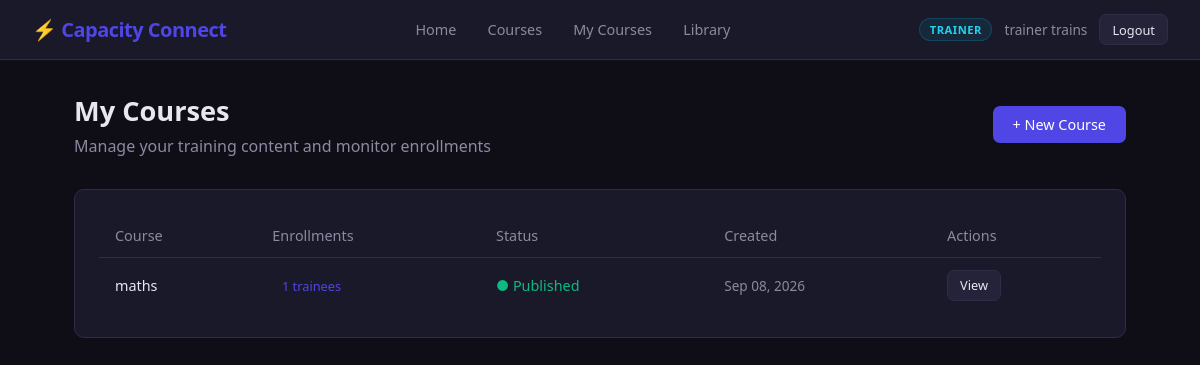
Screenshot of /courses/dashboard/ (signed in) with the database file from the repository.
### accounts/models.py (models this page shows, shortened)
class CustomUser(AbstractUser):
    ROLE_CHOICES = (
        ('TRAINEE', 'Trainee'),
        ('TRAINER', 'Trainer'),
        ('ADMIN', 'Admin'),
    )
    STATUS_CHOICES = (
        ('PENDING', 'Pending Approval'),
        ('ACTIVE', 'Active'),
        ('REJECTED', 'Rejected'),
        ('SUSPENDED', 'Suspended'),
    )
    role = models.CharField(max_length=20, choices=ROLE_CHOICES, default='TRAINEE')
    status = models.CharField(max_length=20, choices=STATUS_CHOICES, default='PENDING')
    objects = CustomUserManager()

### courses/models.py (models this page shows, shortened)
class Course(models.Model):
    title = models.CharField(max_length=255)
    description = models.TextField(blank=True)
    trainer = models.ForeignKey(
        settings.AUTH_USER_MODEL,
        on_delete=models.CASCADE,
        related_name='courses_taught',
        limit_choices_to={'role': 'TRAINER'}
    )
    created_at = models.DateTimeField(auto_now_add=True)
    updated_at = models.DateTimeField(auto_now=True)
    is_active = models.BooleanField(default=True, help_text="Unpublish to hide from trainees")
    class Meta:
        ordering = ['-created_at']

### courses/views.py (the view)
# urls.py: path('dashboard/', views.trainer_dashboard_view, name='trainer_dashboard'),
@login_required
def trainer_dashboard_view(request):
    if request.user.role not in ('TRAINER', 'ADMIN'):
        return redirect('course_list')
    if request.user.role == 'ADMIN':
        courses = Course.objects.all().select_related('trainer').annotate(
            enrollment_count=Count('enrollments')
        )
    else:
        courses = Course.objects.filter(trainer=request.user).annotate(
            enrollment_count=Count('enrollments')
        )
    return render(request, 'courses/trainer_dashboard.html', {'courses': courses})

### templates/courses/trainer_dashboard.html (shortened to what this page needs)
{% extends 'base.html' %}
{% block content %}
<div class="page-header d-flex justify-between align-center">
    <div>
        <h1>{% if user.role == 'ADMIN' %}All Courses{% else %}My Courses{% endif %}</h1>
        <p class="text-muted">Manage your training content and monitor enrollments</p>
    </div>
    {% if user.role == 'TRAINER' %}
    <a href="{% url 'create_course' %}" class="btn btn-primary">+ New Course</a>
    {% endif %}
</div>
{% if courses %}
<div class="card">
    <table class="table">
        <thead>
            <tr>
                <th>Course</th>
                <th>Enrollments</th>
                <th>Status</th>
                <th>Created</th>
                <th>Actions</th>
            </tr>
        </thead>
        <tbody>
            {% for course in courses %}
            <tr>
                <td style="font-weight:500;">{{ course.title }}</td>
                <td>
                    <span style="background:var(--primary)22;color:var(--primary);padding:0.2rem 0.6rem;border-radius:99px;font-size:0.8rem;">
                        {{ course.enrollment_count }} trainees
                    </span>
                </td>
                <td>
                    {% if course.is_active %}
                        <span class="text-success">● Published</span>
                    {% else %}
                        <span class="text-muted">● Draft</span>
                    {% endif %}
                </td>
                <td class="text-muted" style="font-size:0.85rem;">{{ course.created_at|date:"M d, Y" }}</td>
                <td>
                    <a href="{% url 'course_detail' course.id %}" class="btn btn-secondary btn-sm">View</a>
                </td>
            </tr>
            {% endfor %}
        </tbody>
    </table>
</div>
{% else %}
<div class="card" style="text-align:center;padding:3rem;">
    <p style="font-size:2rem;">📝</p>
    <p class="text-muted mt-1">You haven't created any courses yet.</p>
    <a href="{% url 'create_course' %}" class="btn btn-primary mt-2">Create your first course</a>
</div>
{% endif %}
{% endblock %}

### templates/base.html (shortened to what this page needs)
<!DOCTYPE html>
<html lang="en">
<head>
</head>
<body>
<nav>
    <a href="{% url 'home' %}" class="nav-brand">⚡ Capacity Connect</a>
    <div class="nav-links">
        {% if user.is_authenticated %}
            <a href="{% url 'home' %}">Home</a>
            <a href="{% url 'course_list' %}">Courses</a>
            {% if user.role == 'TRAINER' %}
                <a href="{% url 'trainer_dashboard' %}">My Courses</a>
                <a href="{% url 'library_list' %}">Library</a>
            {% endif %}
        {% endif %}
    </div>
    <div class="nav-user">
        {% if user.is_authenticated %}
            {% if user.role == 'ADMIN' %}
                <span class="badge badge-admin">Admin</span>
            {% elif user.role == 'TRAINER' %}
                <span class="badge badge-trainer">Trainer</span>
            {% else %}
                <span class="badge badge-trainee">Trainee</span>
            {% endif %}
            <span style="font-size:0.85rem; color: var(--text-muted);">{{ user.get_full_name|default:user.username }}</span>
            <a href="{% url 'logout' %}" class="btn btn-secondary btn-sm">Logout</a>
        {% else %}
            <a href="{% url 'login' %}" class="btn btn-secondary btn-sm">Login</a>
            <a href="{% url 'register' %}" class="btn btn-primary btn-sm">Sign Up</a>
        {% endif %}
    </div>
</nav>
<div class="container">
    {% block content %}{% endblock %}
</div>
</body>
</html>

### templates/base.html (style rules this page uses)
*, *::before, *::after { box-sizing: border-box; margin: 0; padding: 0; }
:root { --primary: #4f46e5; --primary-dark: #3730a3; --secondary: #06b6d4; --success: #10b981; --warning: #f59e0b; --danger: #ef4444; --bg: #0f0e17; --surface: #1a1929; --surface2: #24233a; --border: #2e2d45; --text: #e8e6f0; --text-muted: #8b8aa0; --radius: 10px; }
body { font-family: 'Segoe UI', system-ui, -apple-system, sans-serif; background: var(--bg); color: var(--text); min-height: 100vh; }
nav { background: var(--surface); border-bottom: 1px solid var(--border); padding: 0 2rem; display: flex; align-items: center; justify-content: space-between; height: 60px; position: sticky; top: 0; z-index: 100; }
.nav-brand { font-size: 1.25rem; font-weight: 700; color: var(--primary); text-decoration: none; letter-spacing: -0.5px; }
.nav-links { display: flex; gap: 0.25rem; align-items: center; }
.nav-links a { color: var(--text-muted); text-decoration: none; padding: 0.4rem 0.85rem; border-radius: 6px; font-size: 0.9rem; transition: all 0.15s; }
.nav-user { display: flex; align-items: center; gap: 0.75rem; }
.badge { padding: 0.2rem 0.6rem; border-radius: 99px; font-size: 0.7rem; font-weight: 600; text-transform: uppercase; letter-spacing: 0.5px; }
.badge-trainer { background: #0891b222; color: #22d3ee; border: 1px solid #0891b244; }
.container { max-width: 1100px; margin: 0 auto; padding: 2rem 1.5rem; }
.card { background: var(--surface); border: 1px solid var(--border); border-radius: var(--radius); padding: 1.5rem; }
.btn { display: inline-flex; align-items: center; gap: 0.4rem; padding: 0.55rem 1.25rem; border-radius: 7px; border: none; font-size: 0.9rem; font-weight: 500; cursor: pointer; text-decoration: none; transition: all 0.15s; }
.btn-primary { background: var(--primary); color: #fff; }
.btn-secondary { background: var(--surface2); color: var(--text); border: 1px solid var(--border); }
.btn-sm { padding: 0.35rem 0.75rem; font-size: 0.8rem; }
.table { width: 100%; border-collapse: collapse; font-size: 0.9rem; }
.table th { text-align: left; padding: 0.75rem 1rem; color: var(--text-muted); font-weight: 500; border-bottom: 1px solid var(--border); }
.table td { padding: 0.75rem 1rem; border-bottom: 1px solid var(--border); }
.table tr:last-child td { border-bottom: none; }
.page-header { margin-bottom: 2rem; }
.page-header h1 { font-size: 1.7rem; font-weight: 700; }
.page-header p { color: var(--text-muted); margin-top: 0.35rem; }
.text-muted { color: var(--text-muted); }
.text-success { color: var(--success); }
.d-flex { display: flex; }
.justify-between { justify-content: space-between; }
.align-center { align-items: center; }

### rows the page displays
CustomUser: get_full_name "trainer trains"
Course: title "maths", enrollment_count "1", is_active "● Published", created_at "Sep 08, 2026"
